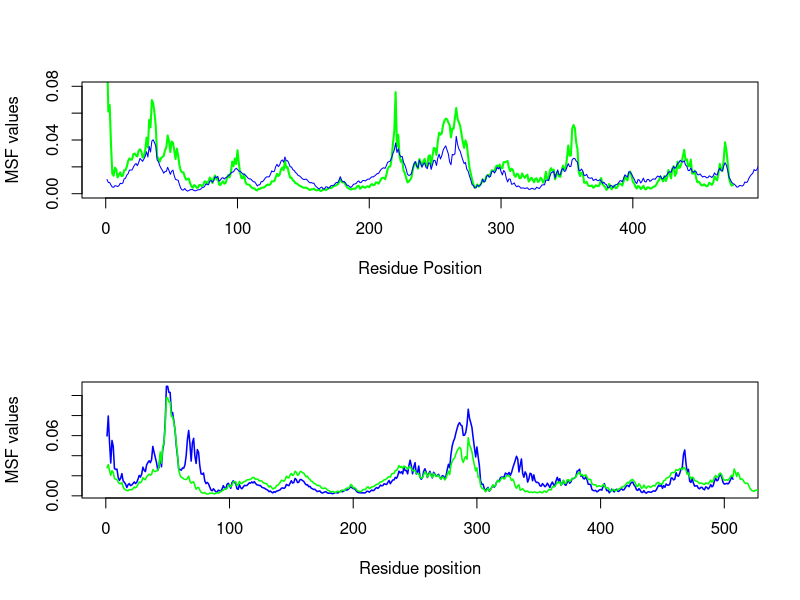

Reproduce this figure in R.
setwd('/Users/sayaneshome/Desktop/msf_calc/1')
mtrf_d <- read.table('mtrf_dimer_sqfluct.txt')
mtrf_m <- read.table('mtrf_monomer_sqfluct.txt')
ydah_d <- read.table('ydah_dimer_sqfluct.txt')
ydah_m <- read.table('ydah_monomer_sqfluct.txt')
par(mfrow=c(2,1))
plot(ydah_m$V1,type = "l",ylab = "MSF values",xlab = "Residue Position",col = "green",xlim = c(1,476),ylim = c(0,0.08),lwd = 2)
lines(ydah_d$V1,type = "l",col = "blue")
colnames(mtrf_m)[1] <- "residues"
colnames(mtrf_d)[1] <- "residues"
plot(mtrf_m$residues,mtrf_m$V1,lwd = 1.5,col = "blue",type = "l",xlab = "Residue position",ylab = "MSF values")
lines(mtrf_d$residues,mtrf_d$V1,lwd = 1.5,col = "green")

